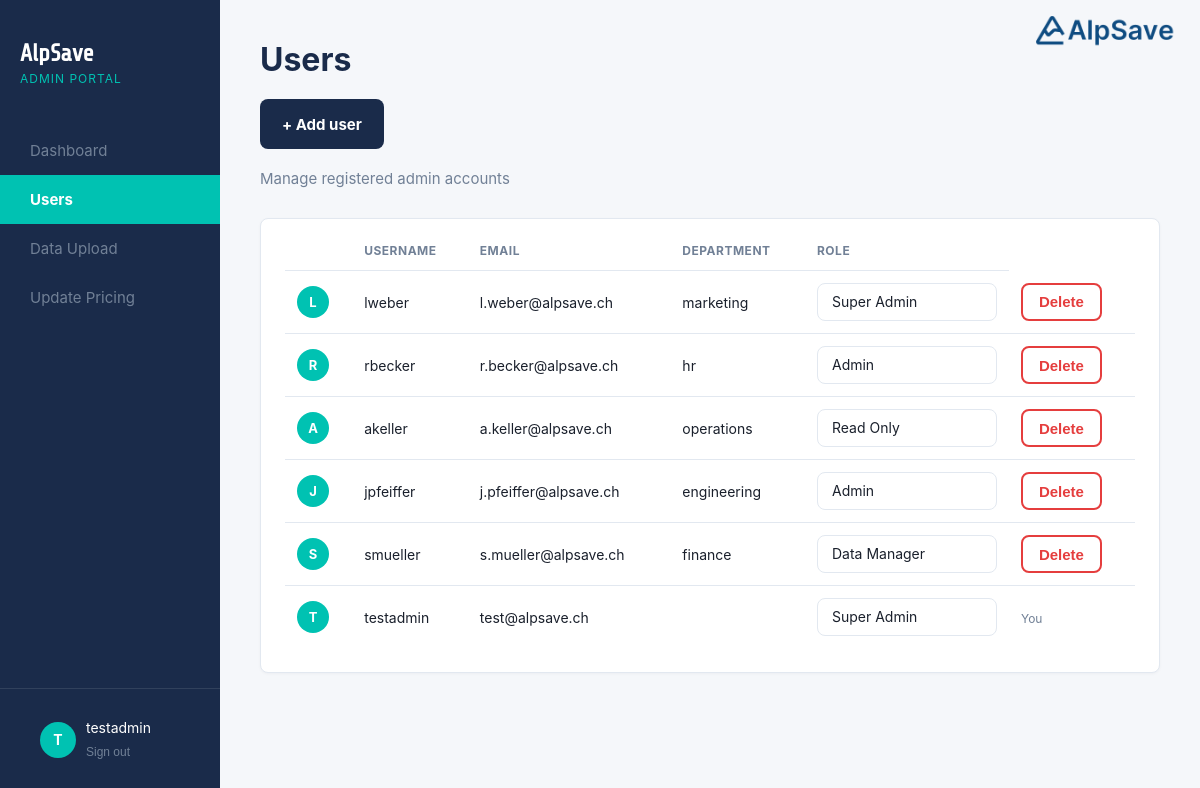
The app's page /index.php?page=users (signed in) with its own data.
### tables this page shows
CREATE TABLE `users` (
  `id` int NOT NULL,
  `username` varchar(16) NOT NULL,
  `email` varchar(255) NOT NULL,
  `password` varchar(255) NOT NULL,
  `created_at` datetime DEFAULT CURRENT_TIMESTAMP,
  `role` varchar(20) NOT NULL DEFAULT '',
  `department` varchar(20) NOT NULL DEFAULT '',
  `terms` tinyint(1) NOT NULL DEFAULT '0',
  `notifications` tinyint(1) NOT NULL DEFAULT '0',
  `avatar` varchar(255) DEFAULT NULL
);

### class/Role.class.php (called while the page is built, shortened)
<?php
class Role
{
    public static function can(string $capability, ?string $role = null): bool
    {
        $role ??= $_SESSION['role'] ?? '';
        return in_array($capability, self::CAPABILITIES[$role] ?? [], true);
    }
}

### class/Database.class.php (called while the page is built, shortened)
<?php
class Database
{
    private static ?PDO $connection = null;
    public static function getConnection(): PDO
    {
        if (self::$connection === null) {
            try {
                self::$connection = new PDO(
                    "mysql:host=" . DB_SERVER . ";dbname=" . DB_NAME . ";charset=utf8mb4",
                    DB_USER,
                    DB_PASSWORD,
                    [PDO::ATTR_ERRMODE => PDO::ERRMODE_EXCEPTION, PDO::ATTR_DEFAULT_FETCH_MODE => PDO::FETCH_ASSOC, PDO::ATTR_EMULATE_PREPARES => false,]
                );
            } catch (PDOException $e) {
                error_log('Database connection failed: ' . $e->getMessage());
                http_response_code(500);
                exit('A server error occurred. Please try again later.');
            }
        }
        return self::$connection;
    }
}

### scripts/users.php (called while the page is built, shortened)
<?php
$model = new User();
$users = $model->all();

### class/User.class.php (called while the page is built, shortened)
<?php
class User
{
    private PDO $db;
    public function __construct()
    {
        $this->db = Database::getConnection();
    }
    public function all(): array
    {
        $stmt = $this->db->query(
            'SELECT id, username, email, role, department, created_at FROM users ORDER BY created_at DESC'
        );
        return $stmt->fetchAll();
    }
}

### views/users.php (the view, shortened to what this page needs)
<?php
$users  = $users  ?? [];
?>
<div class="dash-layout">
    <?php $active = 'users'; include __DIR__ . '/partials/sidebar.php'; ?>
    <main class="dash-content">
        <div class="dash-header">
            <h1 class="dash-header__title">Users</h1>
            <a href="index.php?page=register" class="btn btn--primary">+ Add user</a>
            <p class="dash-header__sub">Manage registered admin accounts</p>
        </div>
        <div class="upload-widget">
            <table class="data-table">
                <thead>
                <tr>
                    <th></th>
                    <th>Username</th>
                    <th>Email</th>
                    <th>Department</th>
                    <th>Role</th>
                </tr>
                </thead>
                <tbody>
                <?php foreach ($users as $u): ?>
                    <tr>
                        <td>
                            <?php if (!empty($u['avatar'])): ?>
                                <img class="avatar-badge" src="<?= htmlspecialchars($u['avatar']) ?>" alt="">
                            <?php else: ?>
                                <span class="avatar-badge"><?= htmlspecialchars(strtoupper(substr($u['username'], 0, 1))) ?></span>
                            <?php endif; ?>
                        </td>
                        <td><?= htmlspecialchars($u['username']) ?></td>
                        <td><?= htmlspecialchars($u['email']) ?></td>
                        <td><?= htmlspecialchars($u['department']) ?></td>
                        <td>
                            <form method="POST" action="index.php?page=users" style="display:inline">
                                <select name="role" class="form-input form-select" onchange="this.form.submit()">
                                    <?php
                                    $roles = [
                                        'super_admin'  => 'Super Admin',
                                        'admin'        => 'Admin',
                                        'data_manager' => 'Data Manager',
                                        'read_only'    => 'Read Only',
                                    ];
                                    foreach ($roles as $value => $label): ?>
                                        <option value="<?= $value ?>" <?= $u['role'] === $value ? 'selected' : '' ?>><?= htmlspecialchars($label) ?></option>
                                    <?php endforeach; ?>
                                </select>
                            </form>
                        </td>
                        <td>
                            <?php if ((int) $u['id'] !== (int) ($_SESSION['userid'] ?? 0)): ?>
                                <form method="POST" action="index.php?page=users"
                                      onsubmit="return confirm('Delete this user?')" style="display:inline">
                                    <button type="submit" class="btn btn--danger">Delete</button>
                                </form>
                            <?php else: ?>
                                <span class="form-hint">You</span>
                            <?php endif; ?>
                        </td>
                    </tr>
                <?php endforeach; ?>
                </tbody>
            </table>
        </div>
    </main>
</div>

### index.php (shortened to what this page needs)
<?php
require_once('class/Database.class.php');
require_once('class/User.class.php');
require_once('class/Role.class.php');
$page = 'login';
if (!empty($_GET['page'])) {
    $page = $_GET['page'];
}
$page = preg_replace('/[^a-z0-9_-]/', '', $page);
if (is_file("scripts/{$page}.php")) {
    include("scripts/{$page}.php");
}
?>
<!DOCTYPE html>
<html lang="en">
<head>
    <link rel="stylesheet" href="assets/css/style.css">
</head>
<body>
<img src="assets/images/alp-save-logo.png" alt="AlpSave" class="site-logo">
<?php
if (is_file("views/{$page}.php")) {
    include("views/{$page}.php");
}
?>
</body>
</html>

### views/partials/sidebar.php (shortened to what this page needs)
<?php
$active   = $active ?? '';
$username = $_SESSION['username'] ?? 'Admin';
$initial  = strtoupper(substr($username, 0, 1));
?>
<aside class="dash-sidebar">
    <div class="dash-sidebar__brand">
        <h3 class="login-sidebar__logo">AlpSave</h3>
        <p class="login-sidebar__label">Admin Portal</p>
    </div>
    <nav class="dash-nav">
        <a href="index.php?page=dashboard" class="dash-nav__item <?= $active === 'dashboard' ? 'dash-nav__item--active' : '' ?>">Dashboard</a>
        <?php if (Role::can('manage_users')): ?>
            <a href="index.php?page=users"     class="dash-nav__item <?= $active === 'users' ? 'dash-nav__item--active' : '' ?>">Users</a>
        <?php endif; ?>
        <?php if (Role::can('manage_content')): ?>
            <a href="index.php?page=dataupload" class="dash-nav__item <?= $active === 'dataupload' ? 'dash-nav__item--active' : '' ?>">Data Upload</a>
        <?php endif; ?>
        <a href="index.php?page=pricing"   class="dash-nav__item <?= $active === 'pricing' ? 'dash-nav__item--active' : '' ?>">Update Pricing</a>
    </nav>
    <div class="dash-sidebar__user">
        <div class="dash-sidebar__avatar">
            <?php if (!empty($_SESSION['avatar'])): ?>
                <img src="<?= htmlspecialchars($_SESSION['avatar']) ?>" alt="<?= htmlspecialchars($username) ?>">
            <?php else: ?>
                <?= htmlspecialchars($initial) ?>
            <?php endif; ?>
        </div>
        <div>
            <p class="dash-sidebar__name"><?= htmlspecialchars($username) ?></p>
            <form method="POST" action="index.php?page=dashboard">
                <button type="submit" class="dash-sidebar__logout">Sign out</button>
            </form>
        </div>
    </div>
</aside>

### assets/css/style.css (style rules this page uses)
*, *::before, *::after { box-sizing: border-box; margin: 0; padding: 0; }
body { height: 100vh; font-family: var(--font-body), sans-serif; font-size: var(--font-size-base); color: var(--color-text); background: var(--color-bg); }
.site-logo { position: fixed; top: 16px; right: 24px; height: 32px; z-index: 50; }
.form-input { height: 45px; padding: 0 14px; border: 1px solid var(--color-border); border-radius: var(--border-radius); font-size: 14px; font-family: var(--font-body), sans-serif; color: var(--color-text); background: var(--color-white); width: 100%; outline: none; transition: border-color 0.15s, box-shadow 0.15s; }
.form-input::placeholder { color: var(--color-text-muted); }
.form-select { appearance: none; background-repeat: no-repeat; background-position: right 14px center; padding-right: 36px; cursor: pointer; }
.form-hint { font-size: 12px; color: var(--color-text-muted); }
.btn { display: inline-flex; align-items: center; justify-content: center; height: 50px; padding: 0 20px; border: 2px solid transparent; border-radius: var(--border-radius); font-size: 15px; font-weight: bold; cursor: pointer; transition: background-color 0.15s; text-decoration: none; flex: 1; }
.btn--primary { background: var(--color-navy); color: var(--color-white); margin-bottom: 20px; }
.btn--danger { background: transparent; color: var(--color-error); border-color: var(--color-error); }
.login-sidebar__logo { font-family: var(--font-heading), sans-serif; font-size: 24px; color: var(--color-white); }
.login-sidebar__label { font-size: 12px; text-transform: uppercase; letter-spacing: 1px; color: var(--color-accent); margin-top: 4px; }
.dash-layout { display: flex; min-height: 100vh; }
.dash-sidebar { width: 220px; background: var(--color-navy); color: var(--color-white); padding: 40px 0; display: flex; flex-direction: column; }
.dash-sidebar__brand { padding: 0 20px; margin-bottom: 40px; }
.dash-nav { display: flex; flex-direction: column; flex: 1; }
.dash-nav__item { padding: 15px 30px; font-size: 15px; color: var(--color-text-muted); text-decoration: none; transition: background 0.15s, color 0.15s; }
.dash-nav__item--active { background: var(--color-accent); color: var(--color-white); font-weight: bold; }
.dash-sidebar__user { display: flex; align-items: center; gap: 10px; padding: 30px 40px 0; border-top: 1px solid rgba(255,255,255,0.1); }
.dash-sidebar__avatar { width: 36px; height: 36px; border-radius: 50%; background: var(--color-accent); color: var(--color-white); display: flex; align-items: center; justify-content: center; font-weight: bold; font-size: 14px; flex-shrink: 0; }
.dash-sidebar__name { font-size: 14px; color: var(--color-white); margin-bottom: 4px; }
.dash-sidebar__logout { background: none; border: none; color: var(--color-text-muted); font-size: 12px; cursor: pointer; padding: 0; }
.dash-content { flex: 1; background: var(--color-bg); padding: 40px; }
.dash-header { margin-bottom: 30px; }
.dash-header__title { font-size: 32px; color: var(--color-navy); margin-bottom: 20px; }
.dash-header__sub { font-size: 15px; color: var(--color-text-muted); }
.panel, .upload-widget { background: var(--color-white); border: 1px solid var(--color-border); border-radius: var(--border-radius); padding: 24px; box-shadow: 0 1px 3px rgba(16, 24, 40, 0.04); margin-bottom: 24px; }
.data-table { width: 100%; border-collapse: collapse; font-size: 14px; }
.data-table td form { display: inline; }
.data-table .btn { height: 38px; padding: 0 16px; margin-bottom: 0; flex: none; }
.data-table thead th { text-align: left; font-size: 12px; text-transform: uppercase; letter-spacing: 0.5px; color: var(--color-text-muted); padding: 0 12px 12px; border-bottom: 1px solid var(--color-border); }
.data-table tbody td { padding: 12px; border-bottom: 1px solid var(--color-border); vertical-align: middle; color: var(--color-text); }
.data-table tbody tr:last-child td { border-bottom: none; }
.avatar-badge { width: 32px; height: 32px; border-radius: 50%; background: var(--color-accent); color: var(--color-white); display: inline-flex; align-items: center; justify-content: center; font-size: 13px; font-weight: bold; object-fit: cover; }
.data-table .form-select { height: 38px; }

### records on screen
users: username "L", username "lweber", email "l.weber@alpsave.ch", department "marketing", role "Super Admin"
users: username "R", username "rbecker", email "r.becker@alpsave.ch", department "hr", role "Admin"
users: username "A", username "akeller", email "a.keller@alpsave.ch", department "operations", role "Read Only"
users: username "J", username "jpfeiffer", email "j.pfeiffer@alpsave.ch", department "engineering", role "Admin"
users: username "S", username "smueller", email "s.mueller@alpsave.ch", department "finance", role "Data Manager"
users: username "T", username "testadmin", email "test@alpsave.ch", role "Super Admin", shows "You"

### other values on screen
$initial "T"
$username "testadmin"
